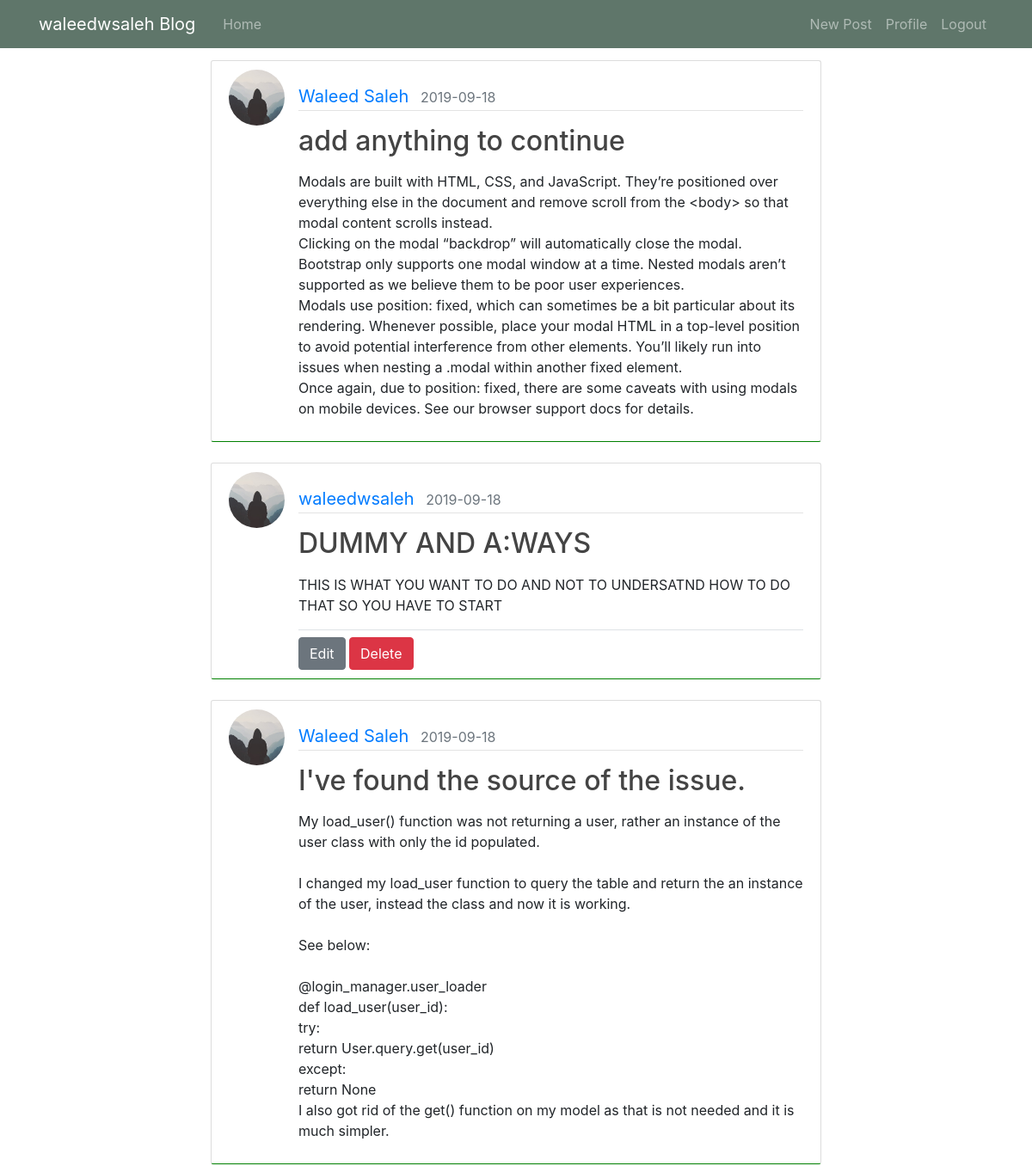
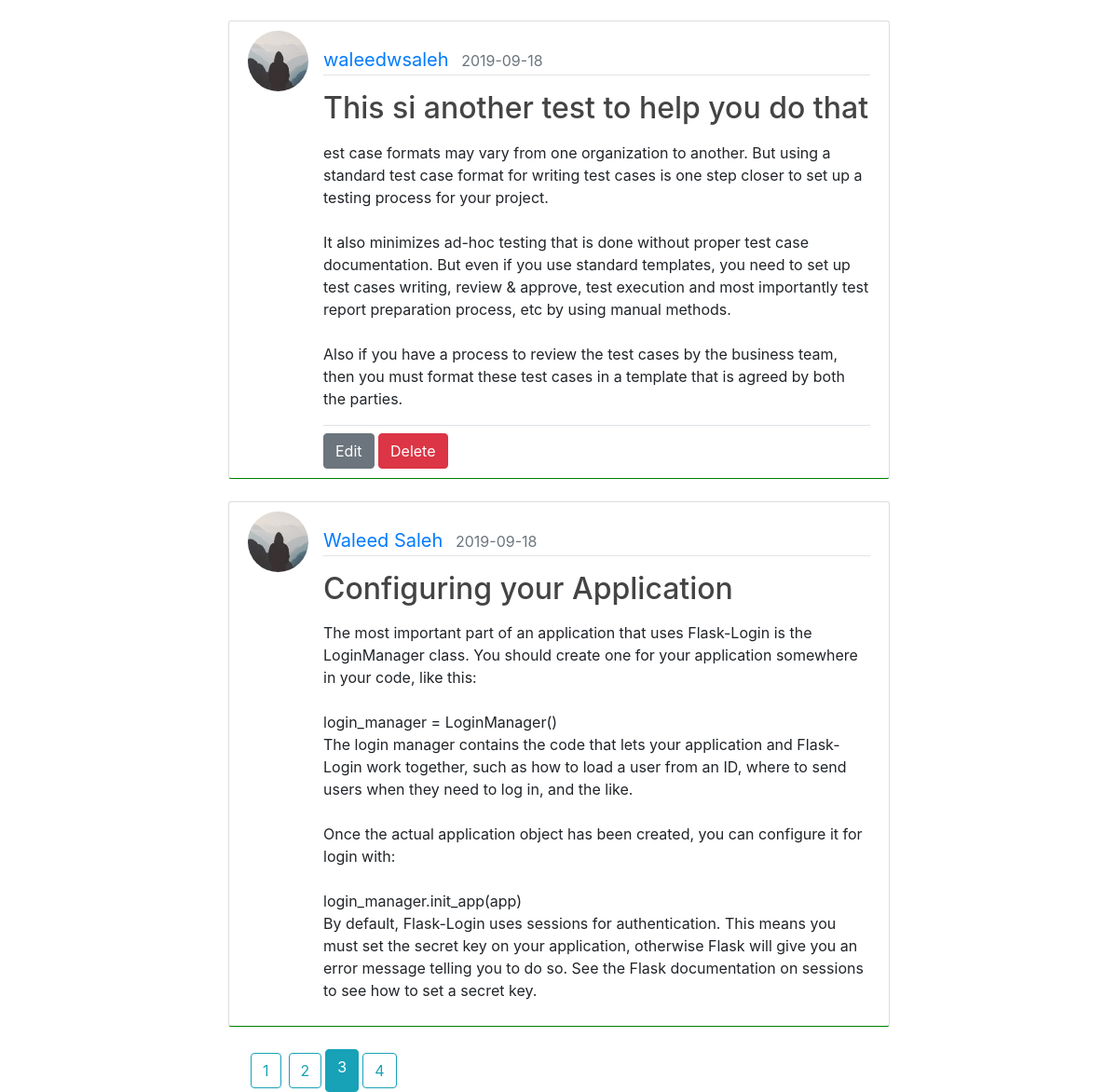
The app's page /waleedwsaleh/home?page=3 (signed in) with its own data (2 pictures, top to bottom).
### flaskblog/Models/User.py (models this page shows, shortened)
class User(db.Model, UserMixin):
    id = db.Column(db.Integer(), primary_key=True)
    username = db.Column(db.String(30), unique=True, nullable=False)
    email = db.Column(db.String(100), unique=True, nullable=False)
    password = db.Column(db.String(150), nullable=False)
    image_file = db.Column(db.String(60), nullable=True, default='default.jpg')
    creation_time = db.Column(db.DateTime, nullable=False, default=datetime.utcnow)
    posts = db.relationship('Post', backref='author', lazy=True)

### flaskblog/Models/Post.py (models this page shows, shortened)
class Post(db.Model,UserMixin):
    id = db.Column(db.Integer, primary_key=True)
    title = db.Column(db.String(50), nullable=False)
    body = db.Column(db.Text, nullable=False)
    publish_date = db.Column(db.DateTime, nullable=False, default=datetime.utcnow)
    user_id = db.Column(db.Integer, db.ForeignKey('user.id'), nullable=False)

### flaskblog/main/routes.py (the view)
@main_page.route('/<string:username>/home')
@login_required
def home(username):
    page = request.args.get('page', 1, type=int)
    print("Page number= ", page)
    posts = Post.query.order_by(Post.publish_date.desc()).paginate(page=page, per_page=5)
    form = Posts()
    return render_template('home.html', posts=posts, title="Home")

### flaskblog/Models/User.py (called while the page is built)
@login_manager.user_loader
def load_user(user_id):
    return User.query.get(int(user_id))

### flaskblog/templates/home.html (shortened to what this page needs)
{% extends 'layouts/layout.html' %}
{% block content %}
    {% if posts %}
        {% for post in posts.items %}
            <article class="media content-section mb-4" style="border-bottom-color:green ">
                <img class="rounded-circle article-img"
                     src="{{ url_for('static', filename='imgs/profile_pics/' + post.author.image_file) }}"
                     alt="User Profile Picture">
                <div class="media-body mt-3">
                    <div class="article-metadata mb-3 ">
                        <a class="mr-2" href="{{ url_for('posts.user_posts',username=post.author.username) }}">{{ post.author.username }}</a>
                        <small class="text-muted"> {{post.publish_date.strftime('%Y-%m-%d')}} </small>
                    </div>
                    {% if post.author == current_user %}
                        <h2><a class="article-title"
                               href="{{ url_for('posts.post', username = post.author.username, post_id = post.id) }}">{{ post.title }}</a>
                        </h2>
                    {% else %}
                        <h2 class="article-title">{{ post.title }}</h2>
                    {% endif %}
                    <p class="article-content mt-3">{{ post.body }}</p>
                    {% if post.author == current_user %}
                        <div class="border-top">
                            <a class="btn btn-secondary mt-2"
                               href="{{ url_for('posts.edit_post',post_id = post.id, username = post.author.username) }}">
                                Edit
                            </a>
                            <button type="button" class="btn btn-danger mt-2" data-toggle="modal"
                                    data-target="#deletePost">
                                Delete
                            </button>
                        </div>
                        </div>
                    {% endif %}
            </article>
        {% endfor %}
        <div class="pagination " style="margin-left: 20px;">
            {%- for page in posts.iter_pages(left_edge=2, left_current= 1, right_edge = 2, right_current = 1) %}
                {% if page %}
                    {% if page != posts.page %}
                        <a class="btn btn-outline-info m-1 "
                           href="{{ url_for('main_page.home',username = current_user.username ,page=page) }}">{{ page }}</a>
                    {% else %}
                        <a class="btn btn-info"
                           href="{{ url_for('main_page.home',username = current_user.username ,page = page) }}">{{ page }}</a>
                    {% endif %}
                {% else %}
                    <span class="ellipsis">…</span>
                {% endif %}
            {%- endfor %}
        </div>
    {% else %}
        <h1 class="toast-header text-center">{{ current_user.username }} HAS NO POSTS YET !</h1>
    {% endif %}
{% endblock %}

### flaskblog/templates/layouts/layout.html (shortened to what this page needs)
<!DOCTYPE html>
<html lang="en">
{% include 'layouts/_headTag.html' %}
<body>
<header class="site-header">
    <nav class="navbar navbar-expand-md navbar-dark bg-steel fixed-top ">
        <div class="container">
            {% if current_user.is_authenticated %}
                <a class="navbar-brand mr-4" href="{{ url_for('users.profile') }}">{{ current_user.username }} Blog</a>
            {% else %}
                <a class="navbar-brand mr-4" href="{{ url_for('main_page.index') }}">Blog</a>
            {% endif %}
            <div class="collapse navbar-collapse" id="navbarToggle">
                <div class="navbar-nav mr-auto">
                    {% if current_user.is_authenticated %}
                    <a class="nav-item nav-link"
                      href="{{ url_for('main_page.home', username=current_user.username.strip(' ')) }}">Home</a>
                    {% else %}
                    <a class="nav-item nav-link"
                      href="{{ url_for('main_page.index')}}">Home</a>
                    {% endif %}
                </div>
                <div class="navbar-nav">
                    {% if current_user.is_authenticated %}
                        <a class="nav-item nav-link"
                           href="{{ url_for('posts.new_post', username = current_user.username.strip(' ')) }}">New
                            Post</a>
                        <a class="nav-item nav-link" href="{{ url_for('users.profile') }}">Profile</a>
                        <a class="nav-item nav-link" href="{{ url_for('users.logout') }}">Logout</a>
                    {% else %}
                        <a class="nav-item nav-link" href="{{ url_for('users.login') }}">Login</a>
                        <a class="nav-item nav-link" href="{{ url_for('users.registration') }}">Register</a>
                    {% endif %}
                </div>
            </div>
        </div>
    </nav>
</header>
<main class="container" role="main" style="margin-top:70px;">
    {% block main %}
        <div class="container">
            <div class="row">
                <div class="col">
                </div>
                <div class="col-8">
                    {% block content %}
                    {% endblock content %}
                </div>
                <div class="col">
                </div>
            </div>
        </div>
        </main>
    {% endblock main %}
</body>
</html>

### flaskblog/static/styles/css/main.css (style rules this page uses)
body { background: #fafafa; color: #333333; margin: 0; }
h1, h2, h3, h4, h5, h6 { color: #444444; }
.bg-steel { background-color: #5f766a; }
.site-header .navbar-nav .nav-link { color: #cbd5db; }
.content-section { background: #ffffff; padding: 10px 20px; border: 1px solid #dddddd; border-radius: 3px; }
.article-title { color: #444444; }
.article-content { white-space: pre-line; }
.article-img { height: 65px; width: 65px; margin-right: 16px; }
.article-metadata { color: black; font-size: 20px; }
.article-metadata { padding-bottom: 1px; margin-bottom: 4px; border-bottom: 1px solid #e3e3e3; }

### records on screen
User: username "waleedwsaleh"
Post: image_file (placeholder picture), author.username "Waleed Saleh", publish_date "2019-09-18", title "add anything to continue", body "Modals are built with HTML, CSS, and JavaScript. They’re positioned over everything else in the document and remove scroll from the <body> so that modal content scrolls instead. Clicking on the modal “backdrop” will automatically close the modal. Bootstrap only supports one modal window at a time. Nested modals aren’t supported as we believe them to be poor user experiences. Modals use position: fixed, which can sometimes be a bit particular about its rendering. Whenever possible, place your modal HTML in a top-level position to avoid potential interference from other elements. You’ll likely run into issues when nesting a .modal within another fixed element. Once again, due to position:…"
Post: image_file (placeholder picture), author.username "waleedwsaleh", publish_date "2019-09-18", title "DUMMY AND A:WAYS", body "THIS IS WHAT YOU WANT TO DO AND NOT TO UNDERSATND HOW TO DO THAT SO YOU HAVE TO START"
Post: image_file (placeholder picture), author.username "Waleed Saleh", publish_date "2019-09-18", title "I've found the source of the issue.", body "My load_user() function was not returning a user, rather an instance of the user class with only the id populated. I changed my load_user function to query the table and return the an instance of the user, instead the class and now it is working. See below: @login_manager.user_loader def load_user(user_id): try: return User.query.get(user_id) except: return None I also got rid of the get() function on my model as that is not needed and it is much simpler."
Post: image_file (placeholder picture), author.username "waleedwsaleh", publish_date "2019-09-18", title "This si another test to help you do that", body "est case formats may vary from one organization to another. But using a standard test case format for writing test cases is one step closer to set up a testing process for your project. It also minimizes ad-hoc testing that is done without proper test case documentation. But even if you use standard templates, you need to set up test cases writing, review & approve, test execution and most importantly test report preparation process, etc by using manual methods. Also if you have a process to review the test cases by the business team, then you must format these test cases in a template that is agreed by both the parties."
Post: image_file (placeholder picture), author.username "Waleed Saleh", publish_date "2019-09-18", title "Configuring your Application", body "The most important part of an application that uses Flask-Login is the LoginManager class. You should create one for your application somewhere in your code, like this: login_manager = LoginManager() The login manager contains the code that lets your application and Flask-Login work together, such as how to load a user from an ID, where to send users when they need to log in, and the like. Once the actual application object has been created, you can configure it for login with: login_manager.init_app(app) By default, Flask-Login uses sessions for authentication. This means you must set the secret key on your application, otherwise Flask will give you an error message telling you to do so.…"

### other values on screen
{{ page }} "1" "2" "4"
{{ page }} "3"
